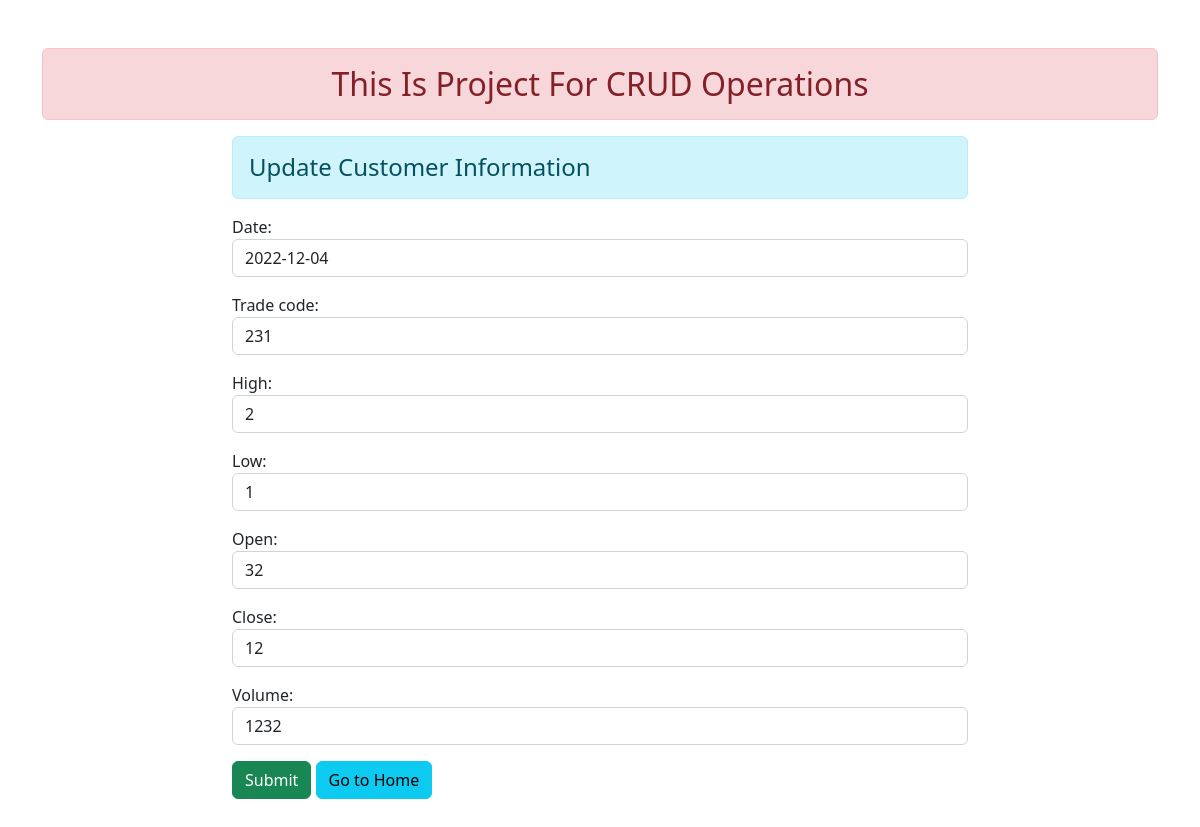
The app's page /update/1/ with its own data.
### myapp/models.py (models this page shows)
class User(models.Model):
    date = models.DateField(("Date"), default=date.today)
    trade_code = models.CharField(max_length=50)
    high = models.CharField(max_length=50)
    low = models.CharField(max_length=50)
    open = models.CharField(max_length=50)
    close = models.CharField(max_length=50)
    volume = models.CharField(max_length=50)

### myapp/views.py (the view)
# urls.py: path('update/<int:id>/', views.update_data, name='update-data'),
def update_data(request, id):
    if request.method == 'POST':
        up = User.objects.get(pk=id)
        fm = CustomerRegistrationForm(request.POST, instance=up)
        if fm.is_valid():
            fm.save()
    else:
        up = User.objects.get(pk=id)
        fm = CustomerRegistrationForm(instance=up)
    return render(request, 'myapp/update.html', {'form':fm})

### myapp/forms.py
class CustomerRegistrationForm(forms.ModelForm):
    class Meta:
        model = User
        fields = ['id', 'date', 'trade_code', 'high', 'low', 'open', 'close', 'volume']
        widgets = {
            'date': forms.TextInput(attrs={'class':'form-control'}),
            'trade_code': forms.TextInput(attrs={'class':'form-control'}),
            'high': forms.TextInput(attrs={'class':'form-control'}),
            'low': forms.TextInput(attrs={'class':'form-control'}),
            'open': forms.TextInput(attrs={'class':'form-control'}),
            'close': forms.TextInput(attrs={'class':'form-control'}),
            'volume': forms.TextInput(attrs={'class':'form-control'}),
        }

### myapp/templates/myapp/update.html (shortened to what this page needs)
{% extends 'myapp/base.html' %}
{% block content %}
<div class="row">
    <div class="col-sm-8 offset-2">
        <h4 class="alert alert-info" >Update Customer Information</h4>
        <form action="", method="post">
            {{ form.as_p }}
            <input type="submit" class="btn btn-success" value="Submit">
            <a href="{% url 'add_show' %}" class="btn btn-info">Go to Home</a>
        </form><br><br>
    </div>
</div>
{% endblock content %}

### records on screen
User: date "2022-12-04", trade_code "231", high "2", low "1", open "32", close "12", volume "1232"
